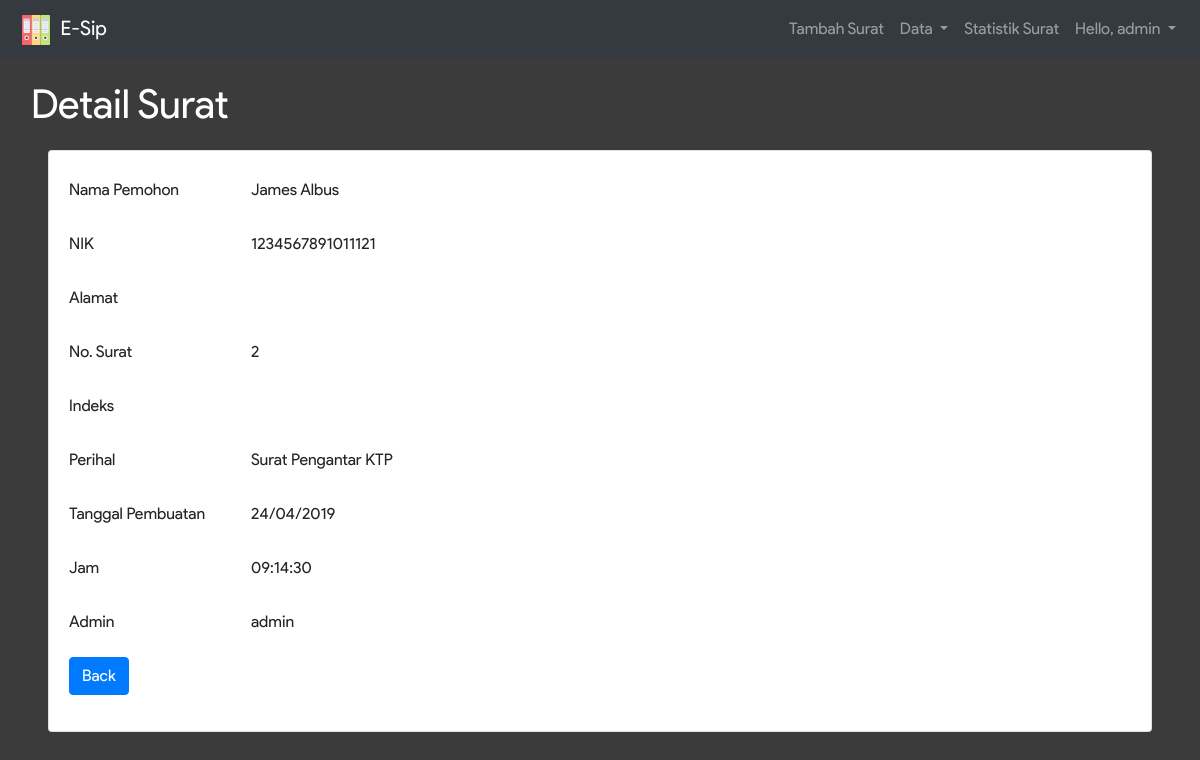
Page /detail.php?id=2 (signed in) on the committed database.
### tables this page shows
CREATE TABLE IF NOT EXISTS `arsip_surat` (
  `jenis` varchar(25) NOT NULL,
  `no_surat` int(11) NOT NULL,
  `nik` varchar(16) DEFAULT NULL,
  `dari_kpd` varchar(50) NOT NULL,
  `indeks` varchar(30) DEFAULT NULL,
  `tanggal_surat` date DEFAULT NULL,
  `tanggal_input` datetime NOT NULL,
  `alamat` text,
  `perihal` varchar(30) NOT NULL,
  `isi_ringkas` text,
  `laci` varchar(20) NOT NULL,
  `guide` varchar(30) NOT NULL,
  `nama_pe` varchar(50) NOT NULL,
  `file` varchar(255) DEFAULT NULL,
  `admin` varchar(20) NOT NULL
);

### detail.php (the view, shortened to what this page needs)
<?php
  include_once 'connection.php';
  $id = $_GET['id'];
  $sql =  "SELECT * FROM arsip_surat WHERE no_surat = " . $id;
  $result = $conn->query($sql);
	$data = $result->fetch_assoc();
?>
<!DOCTYPE html>
<html>
<head>
  <link rel="stylesheet" href="node_modules/bootstrap/dist/css/bootstrap.min.css">
  <link rel="stylesheet" href="assets/css/infinite.css">
</head>
<body style="background-color: #3B3B3B;">
  <nav class="navbar navbar-expand-lg navbar-dark bg-dark">
      <a class="navbar-brand" href="#">
        <img src="assets/img/office-material.svg" width="40" height="30" alt="">
        E-Sip
      </a>
      <div class="collapse navbar-collapse" id="navbarSupportedContent">
        <ul class="navbar-nav ml-auto">
          <li class="nav-item">
            <a class="nav-link" href="pilih_surat.php">Tambah Surat</a>
          </li>
          <li class="nav-item dropdown">
            <a class="nav-link dropdown-toggle" href="#" id="navbarDropdown" role="button" data-toggle="dropdown" aria-haspopup="true" aria-expanded="false">
              Data
            </a>
          </li>
          <li class="nav-item">
            <a class="nav-link" href="data_chart.php">Statistik Surat</a>
          </li>
          <li class="nav-item dropdown">
            <a class="nav-link dropdown-toggle" href="#" id="navbarDropdown" role="button" data-toggle="dropdown" aria-haspopup="true" aria-expanded="false">
              Hello, <?=$_SESSION['user']?>
            </a>
          </li>
        </ul>
      </div>
    </nav>
    <div class="container-fluid">
     <div class="row">
      <div class="col-sm-12">
        <div class="judul m-3">Detail Surat</div>
      </div>
      <div class="col-sm-12 px-5">
        <div class="card">
          <div class="card-body">
						  <?php
						  	if ($data['jenis'] == "Surat Masuk") {
						  	?>
								<form method="POST" action="e_sum.php">
								  <div class="form-group row">
								    <label for="no" class="col-sm-2 col-form-label">No. Surat</label>
								    <div class="col-sm-4">
								    	<input type="hidden" value="<?=$data['no_surat']?>" name="noas">
								      <input type="text"  class="form-control" id="no" name="nosu" value="<?=$data['no_surat']?>">
								    </div>
								  </div>
									<div class="form-group row">
								    <label for="nama" class="col-sm-2 col-form-label">Asal Surat</label>
								    <div class="col-sm-4">
								      <input type="text"  class="form-control" id="nama" name="asal" value="<?=$data['dari_kpd']?>">
								    </div>
								  </div>
								  <div class="form-group row">
								    <label for="alamat" class="col-sm-2 col-form-label">Alamat</label>
								    <div class="col-sm-4">
								      <input type="text"  class="form-control" id="alamat" name="alamat" value="<?=$data['alamat']?>">
								    </div>
								  </div>
								  <div class="form-group row">
								    <label for="tgl" class="col-sm-2 col-form-label">Tanggal Surat</label>
								    <div class="col-sm-4">
								      <input type="date"  class="form-control" id="tgl" name="t_sur" value="<?=$data['tanggal_surat']?>">
								    </div>
								  </div>
								  <div class="form-group row">
								    <label for="index" class="col-sm-2 col-form-label">Indeks</label>
								    <div class="col-sm-4">
								      <input type="text"  class="form-control" id="index" name="indeks" value="<?=$data['indeks']?>">
								    </div>
								  </div>
								  <div class="form-group row">
								    <label for="perihal" class="col-sm-2 col-form-label">Perihal</label>
								    <div class="col-sm-4">
								      <input type="text"  class="form-control" id="perihal" name="perihal" value="<?=$data['perihal']?>">
								    </div>
								  </div>
								  <div class="form-group row">
								    <label for="Isri" class="col-sm-2 col-form-label">Isi Ringkasan</label>
								    <div class="col-sm-4">
								      <input type="text"  class="form-control" id="Isri" name="isri" value="<?=$data['isi_ringkas']?>">
								    </div>
								  </div>
								  <div class="form-group row">
								    <label for="Jam" class="col-sm-2 col-form-label">Jam</label>
								    <div class="col-sm-4">
								      <input type="text" readonly class="form-control-plaintext" id="Jam" name="jam" value="<?=date('h:i:s', strtotime($data['tanggal_input']))?>">
								    </div>
								  </div>
								  <div class="form-group row">
								    <label for="Admin" class="col-sm-2 col-form-label">Admin</label>
								    <div class="col-sm-4">
								      <input type="text" readonly class="form-control-plaintext" id="Admin" name="admin" value="<?=$data['admin']?>">
								    </div>
								  </div>
								  <div class="form-group row">
								    <label for="Tgl" class="col-sm-2 col-form-label">Tanggal Pembuatan</label>
								    <div class="col-sm-4">
								      <input type="text" readonly class="form-control-plaintext" id="Tgl" name="tgl_pem" value="<?=date('d/m/Y', strtotime($data['tanggal_input']))?>">
								    </div>
								  </div>
								  <div class="form-group row">
								    <div class="col-sm-6">
								    	<a href="p_data_surat.php" class="btn btn-primary">Back</a>
										<input type="submit" value="Edit" class="btn btn-primary float-right">
								    </div>
								  </div>
						  	<?php
						  	}
						  	else{
						  	?>
						  	<form>
									<div class="form-group row">
								    <label for="nama" class="col-sm-2 col-form-label">Nama Pemohon</label>
								    <div class="col-sm-10">
								      <input type="text" readonly class="form-control-plaintext" id="nama" value="<?=$data['dari_kpd']?>">
								    </div>
								  </div>
								  <div class="form-group row">
								    <label for="nik" class="col-sm-2 col-form-label">NIK</label>
								    <div class="col-sm-10">
								      <input type="text" readonly class="form-control-plaintext" id="nik" value="<?=$data['nik']?>">
								    </div>
								  </div>
								  <div class="form-group row">
								    <label for="alamat" class="col-sm-2 col-form-label">Alamat</label>
								    <div class="col-sm-10">
								      <input type="text" readonly class="form-control-plaintext" id="alamat" value="<?=$data['alamat']?>">
								    </div>
								  </div>
								  <div class="form-group row">
								    <label for="no" class="col-sm-2 col-form-label">No. Surat</label>
								    <div class="col-sm-10">
								      <input type="text" readonly class="form-control-plaintext" id="no" value="<?=$data['no_surat']?>">
								    </div>
								  </div>
								  <div class="form-group row">
								    <label for="index" class="col-sm-2 col-form-label">Indeks</label>
								    <div class="col-sm-10">
								      <input type="text" readonly class="form-control-plaintext" id="index" value="<?=$data['indeks']?>">
								    </div>
								  </div>
								  <div class="form-group row">
								    <label for="perihal" class="col-sm-2 col-form-label">Perihal</label>
								    <div class="col-sm-10">
								      <input type="text" readonly class="form-control-plaintext" id="perihal" value="<?=$data['perihal']?>">
								    </div>
								  </div>
								  <div class="form-group row">
								    <label for="tain" class="col-sm-2 col-form-label">Tanggal Pembuatan</label>
								    <div class="col-sm-10">
								      <input type="text" readonly class="form-control-plaintext" id="tain" value="<?=date('d/m/Y', strtotime($data['tanggal_input']))?>">
								    </div>
								  </div>
								  <div class="form-group row">
								    <label for="jam" class="col-sm-2 col-form-label">Jam</label>
								    <div class="col-sm-10">
								      <input type="text" readonly class="form-control-plaintext" id="jam" value="<?=date('H:i:s', strtotime($data['tanggal_input']))?>">
								    </div>
								  </div>
								  <div class="form-group row">
								    <label for="Admin" class="col-sm-2 col-form-label">Admin</label>
								    <div class="col-sm-10">
								      <input type="text" readonly class="form-control-plaintext" id="Admin" value="<?=$data['admin']?>">
								    </div>
								  </div>
								  <div class="form-group row">
								    <div class="col-sm-6">
								    	<a href="p_data_surat.php" class="btn btn-primary">Back</a>
								    </div>
								  </div>
						  	<?php
						  	}
						  ?>
						</form>
          </div>
       </div>
			</div>
		</div>
	</div>
</body>
</html>

### assets/css/infinite.css (style rules this page uses)
body { width: 100%; height: 100%; font-family: 'Product Sans'; }
.judul { font-size: 40px; color: #FFF; }

### rows in the picture
arsip_surat: dari_kpd "James Albus", nik "1234567891011121", no_surat "2", perihal "Surat Pengantar KTP", tanggal_input "24/04/2019", tanggal_input "09:14:30", admin "admin"

### other values in the picture
$_SESSION['user'] "admin"
